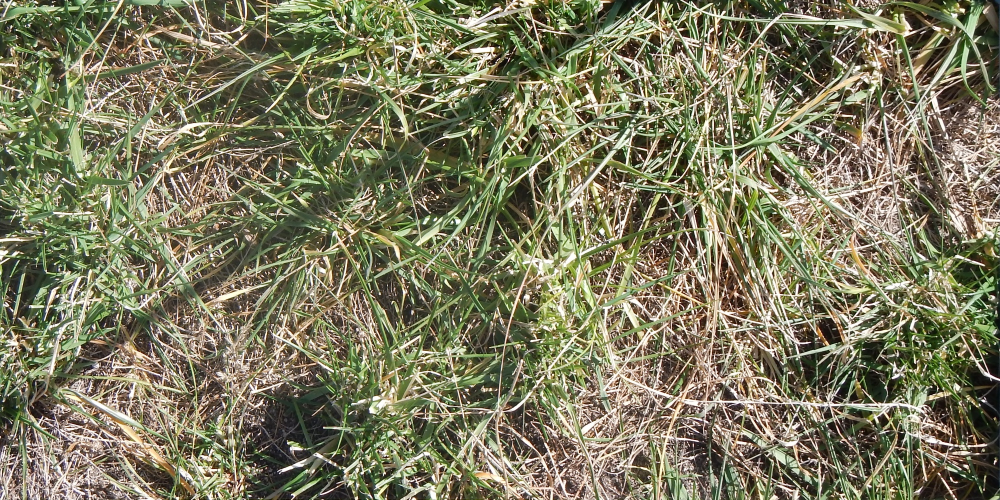
#> input picture Dataset/test/ID1001187975.jpg, 2000 x 1000 px (shown at 1/2 size)
$ python -i feature_extraction.py   (imports and definitions only)
#> lines starting #> are read from the running program, lines starting #| are printed output that depends on the picture
from __future__ import annotations

from pathlib import Path

import numpy as np
from PIL import Image


def extract_image_features(image_path: Path) -> np.ndarray:
    """
    Handcrafted image features that work without deep-model dependencies.
    Returns shape (n_features,).
    """
#> called with image_path = '../Dataset/test/ID1001187975.jpg'
    with Image.open(image_path) as img:
#> img is the input picture: PIL image 2000x1000 RGB; mean R, G, B 123.7, 121.6, 93.6
        rgb = img.convert("RGB").resize((256, 256))
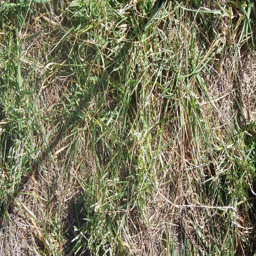
#> rgb: PIL image 256x256 RGB; mean R, G, B 123.6, 121.6, 93.6
        gray = img.convert("L").resize((256, 256))
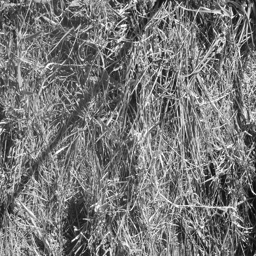
#> gray: PIL image 256x256 L; min 6, max 255, mean 119

    rgb_arr = np.asarray(rgb, dtype=np.float32) / 255.0
    gray_arr = np.asarray(gray, dtype=np.float32) / 255.0

    features: list[float] = []

    # RGB channel statistics
    for channel_idx in range(3):
        channel = rgb_arr[:, :, channel_idx]
        features.extend(
            [
                float(channel.mean()),
                float(channel.std()),
                float(channel.min()),
                float(channel.max()),
                float(np.percentile(channel, 25)),
                float(np.percentile(channel, 50)),
                float(np.percentile(channel, 75)),
            ]
        )
#> this loop made 3 passes
#> pass 3, in extract_image_features, `channel = rgb_arr[:, :, channel_idx]`:
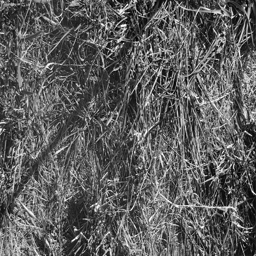
#> channel: shape (256, 256) float32; min 0, max 1, mean 0.367
#> after the loop, features = [0.485, 0.196, 0.0275, 1, 0.329, 0.478, 0.631, 0.477, 0.19, 0.0196, 1, 0.329, 0.471, 0.616, 0.367, 0.185, 0, 1, 0.22, 0.341, 0.494]

    # Grayscale and texture-like features
    features.extend(
        [
            float(gray_arr.mean()),
            float(gray_arr.std()),
            float(np.percentile(gray_arr, 10)),
            float(np.percentile(gray_arr, 90)),
        ]
    )

    # Gradient-based roughness features
    grad_x = np.abs(np.diff(gray_arr, axis=1))
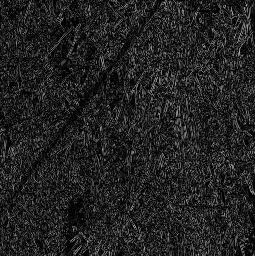
#> grad_x: shape (256, 255) float32; min 0, max 0.718, mean 0.137
    grad_y = np.abs(np.diff(gray_arr, axis=0))
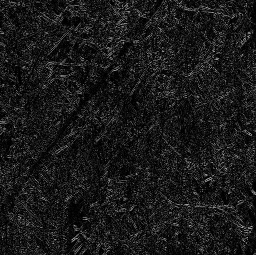
#> grad_y: shape (255, 256) float32; min 0, max 0.651, mean 0.102
    features.extend(
        [
            float(grad_x.mean()),
            float(grad_x.std()),
            float(grad_y.mean()),
            float(grad_y.std()),
        ]
    )

    # Color index approximations
    r = rgb_arr[:, :, 0]
    g = rgb_arr[:, :, 1]
    b = rgb_arr[:, :, 2]
    eps = 1e-6
    exg = 2.0 * g - r - b
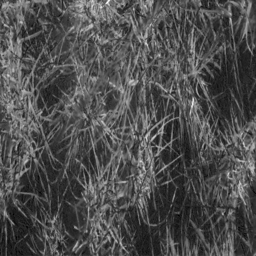
#> exg: shape (256, 256) float32; min -0.145, max 0.655, mean 0.101; drawn with min black and max white
    ngrdi = (g - r) / (g + r + eps)
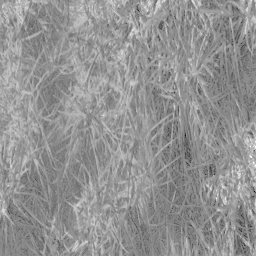
#> ngrdi: shape (256, 256) float32; min -0.52, max 0.368, mean -0.00706; drawn with min black and max white
    features.extend(
        [
            float(exg.mean()),
            float(exg.std()),
            float(ngrdi.mean()),
            float(ngrdi.std()),
        ]
    )

    return np.asarray(features, dtype=np.float32)

>>> result = extract_image_features('../Dataset/test/ID1001187975.jpg')
#> result = 33 values, max 1 at index 3, min -0.00706 at index 31, mean 0.339
